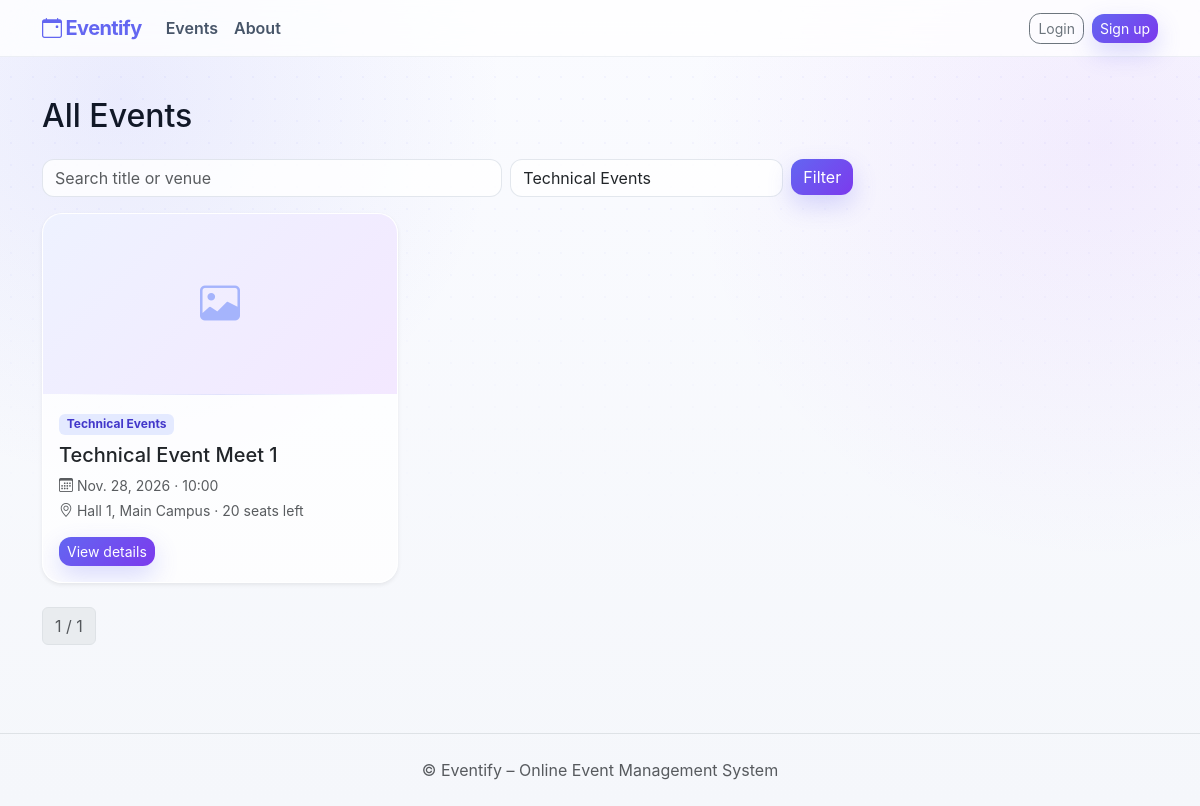
The page /events/?category=1 on the database its author committed.
### events/models.py (models this page shows, shortened)
class Event(models.Model):
    STATUS = [("upcoming", "Upcoming"), ("ongoing", "Ongoing"), ("completed", "Completed"), ("cancelled", "Cancelled")]
    title = models.CharField(max_length=150)
    description = models.TextField()
    category = models.ForeignKey(Category, on_delete=models.PROTECT, related_name="events")
    image = models.ImageField(upload_to="events/", blank=True)
    date = models.DateField(); start_time = models.TimeField(); end_time = models.TimeField()
    venue = models.CharField(max_length=150)
    organizer = models.ForeignKey(User, on_delete=models.CASCADE, related_name="organized_events")
    max_participants = models.PositiveIntegerField()
    registration_deadline = models.DateField()
    status = models.CharField(max_length=10, choices=STATUS, default="upcoming")
    created_at = models.DateTimeField(auto_now_add=True)
    class Meta:
        ordering = ["date", "start_time"]
    @property
    def seats_taken(self):  # pending + confirmed registrations hold a seat
        return self.registrations.filter(status__in=["pending", "confirmed"]).count()
    @property
    def available_seats(self): return max(self.max_participants - self.seats_taken, 0)

class Category(models.Model):
    name = models.CharField(max_length=50, unique=True)
    class Meta:
        verbose_name_plural = "categories"
    def __str__(self): return self.name

### events/views.py (the view)
# urls.py: path("events/", views.event_list, name="events"), path("events/new/", views.event_create, name="event_create"),
def event_list(request):
    qs = Event.objects.select_related("category")
    q, cat = request.GET.get("q", ""), request.GET.get("category", "")
    if q: qs = qs.filter(title__icontains=q) | qs.filter(venue__icontains=q)
    if cat: qs = qs.filter(category_id=cat)
    page = Paginator(qs, 6).get_page(request.GET.get("page"))
    return render(request, "events/list.html", {"page": page, "categories": Category.objects.all(), "q": q, "cat": cat})

### templates/events/list.html
{% extends "base.html" %}{% block content %}<div class="container"><h2>All Events</h2>
<form class="row g-2 my-3"><div class="col-md-5"><input name="q" value="{{ q }}" class="form-control" placeholder="Search title or venue"></div>
<div class="col-md-3"><select name="category" class="form-select"><option value="">All categories</option>{% for c in categories %}<option value="{{ c.id }}" {% if cat == c.id|stringformat:"s" %}selected{% endif %}>{{ c }}</option>{% endfor %}</select></div>
<div class="col-auto"><button class="btn btn-brand">Filter</button></div></form>
<div class="row g-4">{% for e in page %}{% include "_event_card.html" %}{% empty %}<p class="text-muted">No events found.</p>{% endfor %}</div>
<nav class="mt-4"><ul class="pagination">{% if page.has_previous %}<li class="page-item"><a class="page-link" href="?q={{ q }}&category={{ cat }}&page={{ page.previous_page_number }}">Prev</a></li>{% endif %}
<li class="page-item disabled"><span class="page-link">{{ page.number }} / {{ page.paginator.num_pages }}</span></li>
{% if page.has_next %}<li class="page-item"><a class="page-link" href="?q={{ q }}&category={{ cat }}&page={{ page.next_page_number }}">Next</a></li>{% endif %}</ul></nav></div>{% endblock %}

### templates/_event_card.html
<div class="col-md-6 col-lg-4"><div class="card event-card h-100 shadow-sm border-0 reveal">
 {% if e.image %}<img src="{{ e.image.url }}" class="card-img-top" alt="">{% else %}<div class="card-img-top placeholder-img"><i class="bi bi-image"></i></div>{% endif %}
 <div class="card-body"><span class="badge bg-brand-soft">{{ e.category }}</span>
  <h5 class="mt-2">{{ e.title }}</h5>
  <p class="small text-muted mb-1"><i class="bi bi-calendar3"></i> {{ e.date }} · {{ e.start_time|time:"H:i" }}</p>
  <p class="small text-muted"><i class="bi bi-geo-alt"></i> {{ e.venue }} · {{ e.available_seats }} seats left</p>
  <a href="{% url 'event_detail' e.pk %}" class="btn btn-brand btn-sm">View details</a></div></div></div>

### static/css/style.css (style rules this page uses)
:root { --brand: #6366f1; --brand-strong: #4f46e5; --ink: #111827; --muted: #64748b; --glass: rgba(255, 255, 255, .72); --glass-border: rgba(255, 255, 255, .72); --shadow: 0 24px 60px rgba(79, 70, 229, .12); }
* { box-sizing: border-box; }
html { scroll-behavior: smooth; }
body { min-height: 100vh; overflow-x: hidden; color: var(--ink); background: radial-gradient(circle at 10% 12%, rgba(99, 102, 241, .10), transparent 24rem), radial-gradient(circle at 92% 18%, rgba(168, 85, 247, .09), transparent 26rem), linear-gradient(180deg, #fafbff 0%, #f5f7fb 100%); font-family: Inter, ui-sans-serif, -apple-system, BlinkMacSystemFont, "Segoe UI", sans-serif; }
body::before { content: ""; position: fixed; z-index: -1; inset: 0; opacity: .32; background-image: radial-gradient(rgba(99, 102, 241, .18) .75px, transparent .75px); background-size: 22px 22px; mask-image: linear-gradient(to bottom, #000, transparent 70%); }
.btn-brand { position: relative; overflow: hidden; border: 0; border-radius: .75rem; background: linear-gradient(135deg, #6366f1, #7c3aed); color: #fff; box-shadow: 0 10px 24px rgba(99, 102, 241, .24); transition: transform .22s cubic-bezier(.2, .8, .2, 1), box-shadow .22s ease, filter .22s ease; }
.bg-brand-soft { background: rgba(224, 231, 255, .86); color: #4338ca; backdrop-filter: blur(10px); }
.event-card { height: 100%; overflow: hidden; border: 1px solid rgba(255,255,255,.82) !important; border-radius: 1.25rem !important; background: var(--glass); box-shadow: 0 16px 45px rgba(15,23,42,.07); backdrop-filter: blur(18px) saturate(140%); transition: transform .42s cubic-bezier(.2,.8,.2,1), box-shadow .42s ease, border-color .42s ease; transform-style: preserve-3d; }
.event-card img, .placeholder-img { height: 180px; object-fit: cover; transition: transform .7s cubic-bezier(.2,.8,.2,1), filter .4s ease; }
.placeholder-img { background: linear-gradient(135deg, #eef2ff, #f3e8ff); display:flex; align-items:center; justify-content:center; font-size:2.5rem; color:#a5b4fc; }
.event-card .card-body { position: relative; }
.event-card .card-body::before { content:""; position:absolute; left:1.25rem; right:1.25rem; top:0; height:1px; background: linear-gradient(90deg, transparent, rgba(99,102,241,.18), transparent); }
.card, .list-group, .table-responsive { border-radius: 1.15rem; }
.card, .table-responsive, .list-group { border: 1px solid rgba(255,255,255,.76); background: rgba(255,255,255,.74); backdrop-filter: blur(18px) saturate(145%); }
.form-control, .form-select { border: 1px solid rgba(148,163,184,.26); border-radius: .75rem; background: rgba(255,255,255,.82); transition: border-color .2s ease, box-shadow .2s ease, transform .2s ease; }
.reveal { opacity: 0; transform: translateY(22px); transition: opacity .72s ease, transform .72s cubic-bezier(.2,.8,.2,1); }
.reveal.visible { opacity: 1; transform: translateY(0); }

### rows shown on the page
Event: category "Technical Events", title "Technical Event Meet 1", date "Nov. 28, 2026", start_time "10:00", venue "Hall 1, Main Campus", available_seats "20"

### other values the page prints
{{ page.number }} "1"
{{ page.paginator.num_pages }} "1"
form field category "Technical Events"
